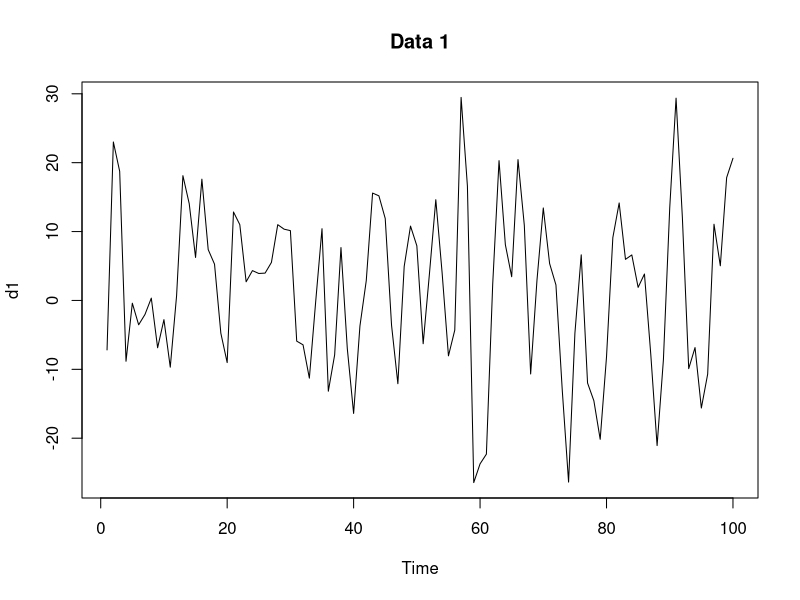
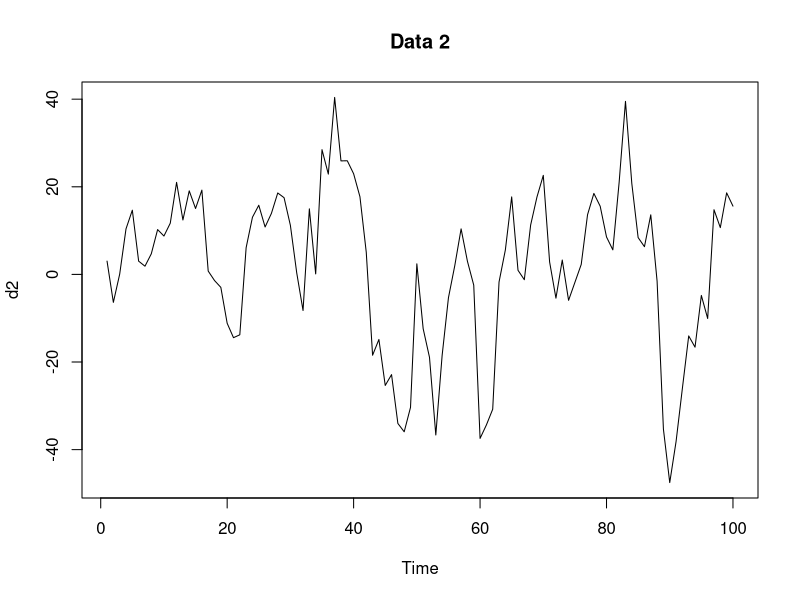
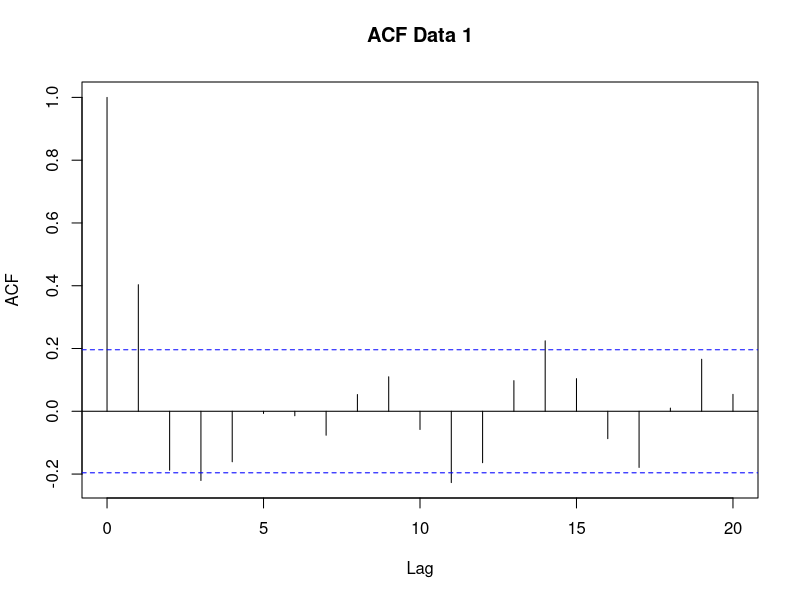
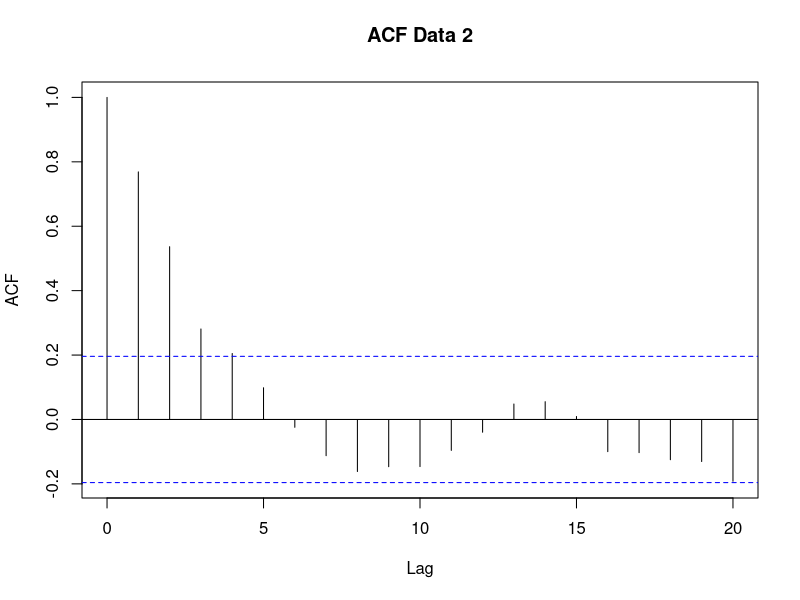

These charts were generated, in order, by the following R code:

n<-100
sd<-10

d1<-arima.sim(model=list(ma=0.8), n=n, sd=sd)
d2<-arima.sim(model=list(ma=c(0.8, 0.7)), n=n, sd=sd)

plot(d1, main="Data 1")
plot(d2, main="Data 2")


#autocorrelation plot

acf(d1, main="ACF Data 1")

write.csv(d1, "d1.csv")

#  x(t) = mu +  v(t) +  b_1*v(t-1) 
#modelo = media + error+ coef*error(lag 1)

acf(d2, main="ACF Data 2")

#  x(t) = mu +  v(t) +  b_1*v(t-1) + b2*v(t-2)
# moving average

print("Datos 1")
print(mean(d1))
print(sd(d1))

print("Datos 2")
print(mean(d2))
print(sd(d2))

# ajustano el modelo
ma1<- arima(d1, order=c(0,0,1))
ma1

predict(ma1, n.ahead = 10)
# primer valor de los resultados, es el valor prediccion

